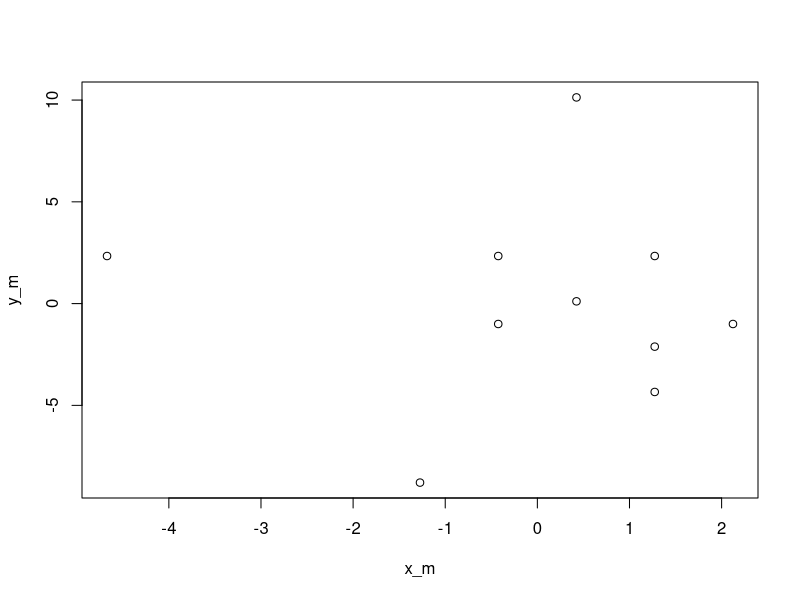
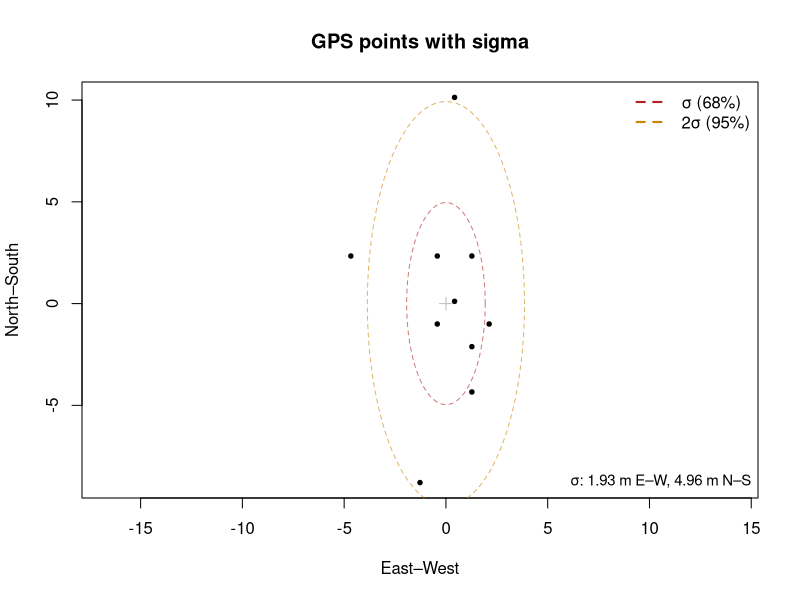

The R script that drew these images, in order:
#
# Lab 1 - values only
#
#

# read in points
p1 <- matrix(c(
  -111.71452, 40.27809,
  -111.71459, 40.27809,
  -111.71453, 40.27816,
  -111.71454, 40.27809,
  -111.71452, 40.27805,
  -111.71451, 40.27806,
  -111.71454, 40.27806,
  -111.71452, 40.27803,
  -111.71453, 40.27807,
  -111.71455, 40.27799
), ncol = 2, byrow = TRUE)
colnames(p1) <- c("x", "y")

# Approximate constants
R <- 6378137 # equatorial radius - average is 6371000
deg_to_rad <- pi / 180
lat_mean <- mean(p1[,2])
lat_mean_rad <- lat_mean * deg_to_rad

# Convert all points to meters relative to center
x_m <- (p1[,1] - mean(p1[,1])) * deg_to_rad * R * cos(lat_mean_rad)
y_m <- (p1[,2] - mean(p1[,2])) * deg_to_rad * R

# Standard deviations in meters
sd_x <- sd(x_m)
sd_y <- sd(y_m)
cat('Std dev. for \n longitude:', sd_x , 'm',
    '\n latitude:', sd_y, 'm')

# p1_meters <- cbind(x = x_m, y = y_m)

plot(x_m, y_m)


# CREATE ELLIPSE
# Center point (in meters)
center_x <- 0
center_y <- 0

# Create angles
theta <- seq(0, 2*pi, length.out = 200)

# Parametric equation of an ellipse
ellipse_x <- center_x + sd_x * cos(theta)
ellipse_y <- center_y + sd_y * sin(theta)
scale_factor <- 2  # for 2-sigma buffer
ellipse_x2 <- center_x + scale_factor * sd_x * cos(theta)
ellipse_y2 <- center_y + scale_factor * sd_y * sin(theta)

# Plot the original points (asp - aspect ratio of the x and y same unit)
plot(x_m, y_m, asp = 1, pch = 19, col = "black", cex=0.6,
     xlab = "East–West", ylab = "North–South",
     main = "GPS points with sigma")

# Add sd ellipses
lines(ellipse_x, ellipse_y, col = adjustcolor("firebrick", 0.6), lty = 2)
lines(ellipse_x2, ellipse_y2, col = adjustcolor("orange3", 0.6), lty = 2)

# Add center point
points(0, 0, pch = 3, col = "gray", cex = 1.2)

# legend
legend("topright",                        # position (can also use "bottomleft", etc.)
       legend = c("\u03C3 (68%)", "2\u03C3 (95%)"),  # labels with sigma symbol
       col = c("firebrick", "orange3"),          # matching colors
       lwd = 2,                           # line width: x2
       lty = 2,                     # line type: dashed
       bty = "n")                         # no box around the legend

legend("bottomright",
       legend = c(
         paste0("\u03C3: ", round(sd_x, 2), " m E–W, ", round(sd_y, 2), " m N–S")),
       bty = "n",  # No box
       cex = 0.9)

